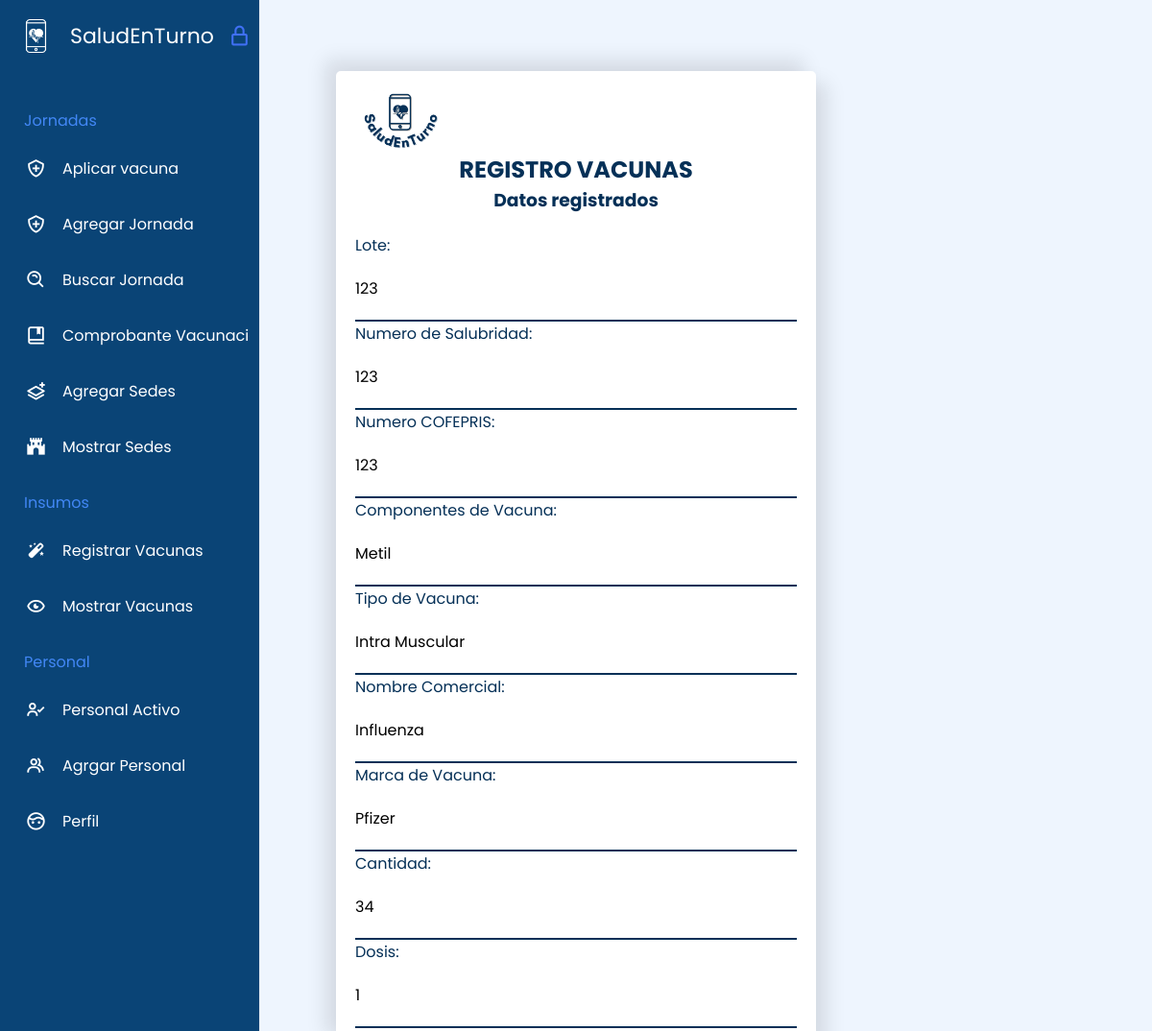
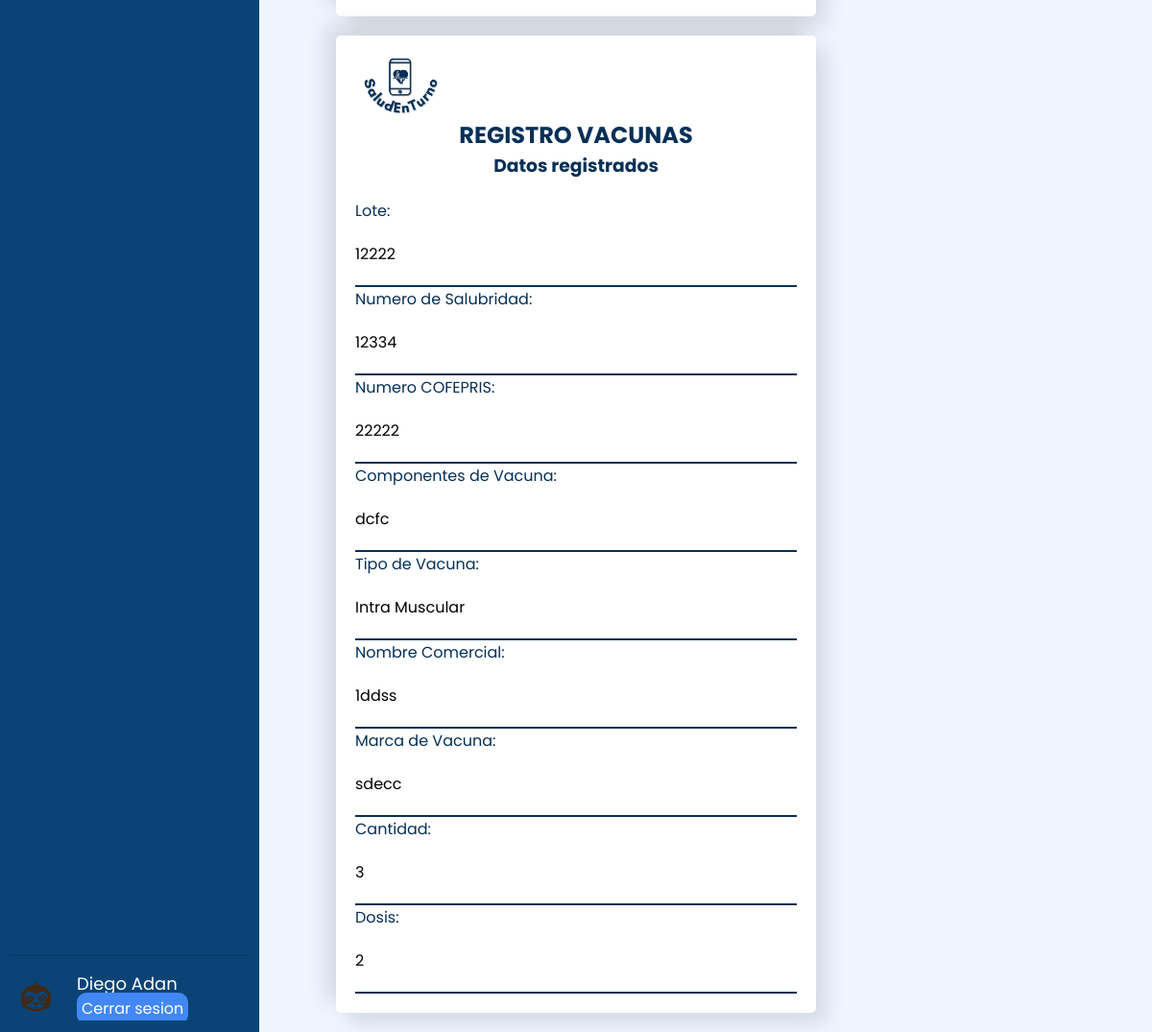
The app's page /regis.php (signed in) with its own data (2 pictures, top to bottom).
### tables this page shows
CREATE TABLE `usuarios` (
  `id_usuarios` int(11) NOT NULL,
  `cedula` char(9) DEFAULT NULL,
  `nombre` char(40) DEFAULT NULL,
  `ape_pate` char(30) DEFAULT NULL,
  `ape_mate` char(30) DEFAULT NULL,
  `correo` char(40) DEFAULT NULL,
  `celular` char(10) DEFAULT NULL,
  `id_sede` int(11) DEFAULT NULL,
  `id_rol` int(1) DEFAULT NULL,
  `password` varchar(16) NOT NULL,
  `admin_rel` int(5) DEFAULT NULL
);

CREATE TABLE `vacunas` (
  `id_Vacunas` int(11) NOT NULL,
  `nombre_coloquial` char(50) DEFAULT NULL,
  `id_tipo_de_vacuna` int(11) DEFAULT NULL,
  `lote` int(11) DEFAULT NULL,
  `cantidad` int(11) DEFAULT NULL,
  `dosis` int(11) DEFAULT NULL,
  `num_salubridad` int(11) DEFAULT NULL,
  `marca_de_la_vacuna` char(20) DEFAULT NULL,
  `num_cofepris` int(11) DEFAULT NULL,
  `componentes_de_vacuna` char(60) DEFAULT NULL,
  `admin_rel` int(5) DEFAULT NULL
);

### logica/admin.php (called while the page is built, shortened)
<?php
    $inc = include ("conexion.php");
    $nombre = $_SESSION["username"];
    $sql = "SELECT * FROM usuarios WHERE cedula = '".$nombre."'";
    $resultado = mysqli_query($conn,$sql);
    while($data = $resultado->fetch_assoc()) {
        $user_cedula = $data['cedula'];
        $user_nombre = $data['nombre'];
    }
?>

### regis.php (the view, shortened to what this page needs)
<!DOCTYPE html>
<html lang="en">
    <head>
        <link rel="stylesheet" href="assets/css/registro.css">
        <link rel="stylesheet" href="./assets/css/nav.css">
        <link flex href="https://unpkg.com/boxicons@2.1.4/css/boxicons.min.css" rel="stylesheet" />
    </head>
    <body>
        <?php
            include "nav.php";
        ?>
        <?php
        $inc = include("logica/conexion.php");
        if ($inc) {
        $consulta = "SELECT * FROM vacunas WHERE admin_rel = '".$user_cedula."'";
        $resultado = mysqli_query($conn,$consulta);
        if ($resultado) {
            while ($row = $resultado->fetch_array()) {
                $lote_av = $row["lote"];
                $ns_av = $row["num_salubridad"];
                $cofe_av = $row["num_cofepris"];
                $componentes_av = $row["componentes_de_vacuna"];
                $nombre_av = $row["nombre_coloquial"];
                $marca_av = $row["marca_de_la_vacuna"];
                $cantidad_av = $row["cantidad"];
                $dosis_av = $row["dosis"];
                if($tipo_av = 1){
                    $tipo_name = "Intra Muscular";
                }elseif($tipo_av = 2){
                    $tipo_name = "Nasal";
                }
        ?>
        <div class="registro">
            <img src="assets/img/set.png" alt="Imagen" class="imagen-derecha">
            <div class="section-header">
                <div style="text-align: center; margin-bottom: 20px;">
                    <h2 class="registro-vacunas2">REGISTRO VACUNAS</h2>
                    <h3 class="registro-vacunas2">Datos registrados</h3>
                </div>
            </div>
            <div class="registro-2">
                <label>Lote:</label>
                <p id="lote"><?php echo $lote_av?></p><hr color="#053057">
            </div>
            <div class="registro-2">
                <label>Numero de Salubridad:</label>
                <p id="salubridad"><?php echo $ns_av?></p><hr color="#053057">
            </div>
            <div class="registro-2">
                <label>Numero COFEPRIS:</label>
                <p id="cofepris"><?php echo $cofe_av?></p><hr color="#053057">
            </div>
            <div class="registro-2">
                <label>Componentes de Vacuna:</label>
                <p id="componentes"><?php echo $componentes_av?></p><hr color="#053057">
            </div>
            <div class="registro-2">
                <label>Tipo de Vacuna:</label>
                <p id="tipo"><?php echo $tipo_name?></p><hr color="#053057">
            </div>
            <div class="registro-2">
                <label>Nombre Comercial:</label>
                <p id="comercial"><?php echo $nombre_av?></p><hr color="#053057">
            </div>
            <div class="registro-2">
                <label>Marca de Vacuna:</label>
                <p id="marca"><?php echo $marca_av?></p><hr color="#053057">
            </div>
            <div class="registro-2">
                <label>Cantidad:</label>
                <p id="cantidad"><?php echo $cantidad_av?></p><hr color="#053057">
            </div>
            <div class="registro-2">
                <label>Dosis:</label>
                <p id="dosis"><?php echo $dosis_av?></p><hr color="#053057">
            </div>
        </div>
        <?php
        }
    }
}
?>
    </body>
</html>

### nav.php (shortened to what this page needs)
<?php
include("logica/admin.php");
?>
<div>
<nav class="sidebar locked">
  <div class="logo_items flex">
    <span class="nav_image">
      <img src="assets/img/logo-blanco.png" alt="logo_img" />
    </span>
    <span class="logo_name">SaludEnTurno</span>
    <i class="bx bx-lock-alt" id="lock-icon" title="Unlock Sidebar"></i>
  </div>
  <div class="menu_container">
    <div class="menu_items">
      <ul class="menu_item">
        <div class="menu_title flex">
          <span class="title">Jornadas</span>
        </div>
        <li class="item">
          <a href="pacientes.php" class="link flex">
            <i class='bx bx-shield-plus'></i>
            <span>Aplicar vacuna</span>
          </a>
        </li>
        <li class="item">
          <a href="jornadas.php" class="link flex">
            <i class='bx bx-shield-plus'></i>
            <span>Agregar Jornada</span>
          </a>
        </li>
        <li class="item">
          <a href="buscar.php" class="link flex">
            <i class='bx bx-search-alt' ></i>
            <span>Buscar Jornada</span>
          </a>
        </li>
        <li class="item">
          <a href="comprobante.php" class="link flex">
          <i class='bx bx-book-bookmark'></i>
            <span>Comprobante Vacunacion</span>
          </a>
        </li>
        <li class="item">
          <a href="agregar_sede.php" class="link flex">
          <i class='bx bx-layer-plus'></i>
            <span>Agregar Sedes</span>
          </a>
        </li>
        <li class="item">
          <a href="mostrar_sede.php" class="link flex">
          <i class='bx bxs-castle'></i>
            <span>Mostrar Sedes</span>
          </a>
        </li>
      </ul>
      <ul class="menu_item">
        <div class="menu_title flex">
          <span class="title">Insumos</span>
        </div>
        <li class="item">
          <a href="registro-vacunas.php" class="link flex">
            <i class="bx bxs-magic-wand"></i>
            <span>Registrar Vacunas</span>
          </a>
        </li>
        <li class="item">
          <a href="regis.php" class="link flex">
          <i class='bx bx-show-alt'></i>
            <span>Mostrar Vacunas</span>
          </a>
        </li>
      </ul>
      <ul class="menu_item">
        <div class="menu_title flex">
          <span class="title">Personal</span>
        </div>
        <li class="item">
          <a href="personal_activo.php" class="link flex">
            <i class='bx bx-user-check'></i>
            <span>Personal Activo</span>
          </a>
        </li>
        <li class="item">
          <a href="agregar_personal.php" class="link flex">
            <i class='bx bx-group'></i>
            <span>Agrgar Personal</span>
          </a>
        </li>
        <li class="item">
          <a href="perfil.php" class="link flex">
          <i class='bx bx-face' ></i>
            <span>Perfil</span>
          </a>
        </li>
      </ul>
    </div>
    <div class="sidebar_profile flex">
      <span class="nav_image">
        <img src="assets/img/perfil.png" alt="logo_img" />
      </span>
      <div class="data_text">
        <span class="name"><?php echo $user_nombre;?></span>
        <br>
        <span class="cerrar"><a href="logica/salir.php">Cerrar sesion</a></span>
      </div>
    </div>
  </div>
</nav>
</div>
<br><br><br>

### assets/css/registro.css (style rules this page uses)
body { font-family: Arial, sans-serif !important; margin: 0 !important; padding: 0 !important; }
.registro { display: flex !important; flex-direction: column !important; width: 100% !important; max-width: 500px !important; margin: 20px auto !important; padding: 20px !important; border: none !important; border-radius: 5px !important; box-shadow: 12px 12px 20px rgba(0, 0, 0, 0.1),-12px -12px 20px rgba(0, 0, 0, 0.1) !important; background-color: #fff !important; }
.registro .imagen-derecha { float: left !important; display: flex !important; width: 100px !important; height:min-content !important; flex-direction: column !important; }
label { color:#053057 !important; padding-top: 25px !important; padding-bottom: 25px !important; margin-top: 20px !important; margin-bottom: 20px !important; text-align: center !important; }
p { margin-bottom: 20px !important; margin-top: 20px !important; }

### assets/css/nav.css (style rules this page uses)
* { margin: 0; padding: 0; box-sizing: border-box; font-family: "Poppins", sans-serif; }
:root { --primary-color: #0A4476; --second-color: #4287f5; --black-color: #000; --gray-color: #758086; --gray-trans: rgba(112, 128, 134, 0.3); --blue-trans: rgba(10, 68, 118, 0.3) }
body { min-height: 100vh; background: #eef5fe; }
.flex { display: flex; align-items: center; }
.nav_image { display: flex; min-width: 55px; justify-content: center; }
.nav_image img { height: 35px; width: 35px; object-fit: cover; }
.sidebar { position: fixed; top: 0; left: 0; height: 100%; width: 270px; background: var(--primary-color); padding: 15px 10px; box-shadow: 0 0 2px rgba(0, 0, 0, 0.1); transition: all 0.4s ease; }
.logo_items { gap: 8px; }
.logo_name { font-size: 22px; color: #fff; font-weight: 500px; transition: all 0.3s ease; }
#lock-icon, #sidebar-close { padding: 10px; color: #4070f4; font-size: 25px; cursor: pointer; margin-left: -4px; transition: all 0.3s ease; }
.menu_container { display: flex; flex-direction: column; justify-content: space-between; margin-top: 40px; overflow-y: auto; height: calc(100% - 82px); }
.menu_title { position: relative; height: 50px; width: 55px; }
.menu_title .title { margin-left: 15px; transition: all 0.3s ease; color: var(--second-color); }
.item { list-style: none; }
.link { text-decoration: none; border-radius: 8px; margin-bottom: 8px; color: #fff; }
.link span { white-space: nowrap; }
.link i { height: 50px; min-width: 55px; display: flex; font-size: 22px; align-items: center; justify-content: center; border-radius: 4px; }
.sidebar_profile { padding-top: 15px; margin-top: 15px; gap: 15px; border-top: 2px solid rgba(0, 0, 0, 0.1); }
.sidebar_profile .name { font-size: 18px; color: #fff !important; }
.sidebar_profile .cerrar { text-decoration: none; background: var(--second-color) !important; padding: 5px; border-radius: 10px; transform: 1s; }
.sidebar_profile .cerrar a { text-decoration: none; color: #fff !important; }

### records on screen
usuarios: nombre "Diego Adan"
vacunas: lote "123", num_salubridad "123", num_cofepris "123", componentes_de_vacuna "Metil", tipo_name "Intra Muscular", nombre_coloquial "Influenza", marca_de_la_vacuna "Pfizer", cantidad "34", dosis "1"
vacunas: lote "12222", num_salubridad "12334", num_cofepris "22222", componentes_de_vacuna "dcfc", tipo_name "Intra Muscular", nombre_coloquial "1ddss", marca_de_la_vacuna "sdecc", cantidad "3", dosis "2"
